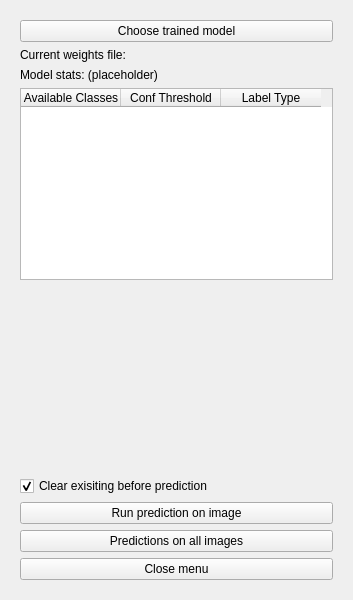
<?xml version="1.0" encoding="UTF-8"?>
<ui version="4.0">
 <class>Form</class>
 <widget class="QWidget" name="Form">
  <property name="geometry">
   <rect>
    <x>0</x>
    <y>0</y>
    <width>353</width>
    <height>600</height>
   </rect>
  </property>
  <property name="windowTitle">
   <string>Form</string>
  </property>
  <layout class="QVBoxLayout" name="verticalLayout">
   <item>
    <widget class="QWidget" name="widget" native="true">
     <layout class="QVBoxLayout" name="verticalLayout_2">
      <item>
       <widget class="QPushButton" name="pushButton_4">
        <property name="toolTip">
         <string>Load a trained PyTorch model (.pt extension)</string>
        </property>
        <property name="text">
         <string>Choose trained model</string>
        </property>
       </widget>
      </item>
      <item>
       <widget class="QLabel" name="label">
        <property name="maximumSize">
         <size>
          <width>16777215</width>
          <height>20</height>
         </size>
        </property>
        <property name="text">
         <string>Current weights file:</string>
        </property>
       </widget>
      </item>
      <item>
       <widget class="QLabel" name="label_2">
        <property name="maximumSize">
         <size>
          <width>16777215</width>
          <height>30</height>
         </size>
        </property>
        <property name="text">
         <string>Model stats: (placeholder)</string>
        </property>
       </widget>
      </item>
      <item>
       <widget class="QTableWidget" name="tableWidget">
        <property name="maximumSize">
         <size>
          <width>16777215</width>
          <height>200</height>
         </size>
        </property>
        <property name="showGrid">
         <bool>false</bool>
        </property>
        <attribute name="horizontalHeaderDefaultSectionSize">
         <number>100</number>
        </attribute>
        <column>
         <property name="text">
          <string>Available Classes</string>
         </property>
        </column>
        <column>
         <property name="text">
          <string>Conf Threshold</string>
         </property>
        </column>
        <column>
         <property name="text">
          <string>Label Type</string>
         </property>
        </column>
       </widget>
      </item>
      <item>
       <widget class="QWidget" name="widget_2" native="true">
        <property name="minimumSize">
         <size>
          <width>0</width>
          <height>60</height>
         </size>
        </property>
       </widget>
      </item>
      <item>
       <spacer name="verticalSpacer">
        <property name="orientation">
         <enum>Qt::Vertical</enum>
        </property>
        <property name="sizeHint" stdset="0">
         <size>
          <width>20</width>
          <height>40</height>
         </size>
        </property>
       </spacer>
      </item>
      <item>
       <widget class="QCheckBox" name="checkBox">
        <property name="text">
         <string>Clear exisiting before prediction</string>
        </property>
        <property name="checked">
         <bool>true</bool>
        </property>
       </widget>
      </item>
      <item>
       <widget class="QPushButton" name="pushButton_2">
        <property name="text">
         <string>Run prediction on image</string>
        </property>
       </widget>
      </item>
      <item>
       <widget class="QPushButton" name="pushButton_3">
        <property name="text">
         <string>Predictions on all images</string>
        </property>
       </widget>
      </item>
      <item>
       <widget class="QPushButton" name="pushButton">
        <property name="text">
         <string>Close menu</string>
        </property>
       </widget>
      </item>
     </layout>
    </widget>
   </item>
  </layout>
 </widget>
 <resources/>
 <connections/>
</ui>
